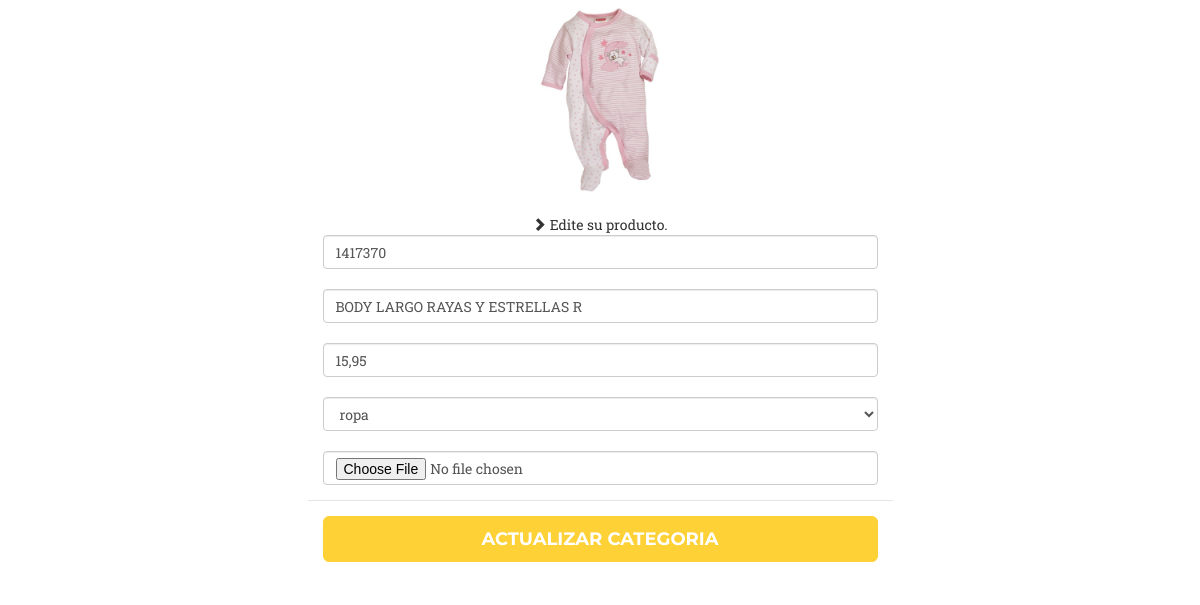
Screenshot of /sbadmin/productos/editar.php?id=3 with the database file from the repository.
### tables this page shows
CREATE TABLE `producto` (
  `id` int(11) NOT NULL,
  `referencia` varchar(12) NOT NULL,
  `nombre` varchar(30) NOT NULL,
  `precio` decimal(8,2) NOT NULL,
  `idcategoria` int(11) NOT NULL
);

### sbadmin/clases/BaseDatos.php (called while the page is built, shortened)
<?php
class BaseDatos {
    private $conexion;
    private $resultado;
    function __construct() {
        $this->conexion = new mysqli(Constantes::$servidor, Constantes::$usuario, Constantes::$clave, Constantes::$baseDatos);
        $this->conexion->set_charset("utf8");
    }
    function getFila() {
        return $this->resultado->fetch_array();
    }
    function setConsulta($consulta) {
        return $this->resultado = $this->conexion->query($consulta);
    }
}

### sbadmin/clases/Peticion.php (called while the page is built, shortened)
<?php
class Peticion {
    public static function get($nombre) {
        if (isset($_GET[$nombre])) {
            if (empty($_GET[$nombre])) {
                return "";
            } else {
                if (is_array($_GET[$nombre])) {
                    $valores = [];
                    foreach ($_GET[$nombre] as $valor) {
                        $valores[] = $valor;
                    }
                    return $valores;
                } else {
                    return $_GET[$nombre];
                }
            }
        } else {
            return NULL;
        }
    }
}

### sbadmin/clases/GestionProducto.php (called while the page is built, shortened)
<?php
class GestionProducto {
    private $bd = null;
    private $nombreTabla = "producto";
    function __construct($bd) {
        $this->bd = $bd;
    }
    function get($id) {
        $sql = "select * from " . $this->nombreTabla . " where id=$id ";
        $this->bd->setConsulta($sql);
        $fila = $this->bd->getFila();
        $producto = new Producto();
        $producto->set($fila);
        return $producto;
    }
}

### sbadmin/clases/Producto.php (called while the page is built, shortened)
<?php
class Producto {
     private $id, $referencia, $nombre, $precio, $idcategoria;
     function __construct($id="null", $referencia="null", $nombre="null", $precio="null", $idcategoria="null") {
         $this->referencia = $referencia;
         $this->nombre = $nombre;
         $this->precio = $precio;
     }
     function getReferencia() {
         return $this->referencia;
     }
     function getNombre() {
         return $this->nombre;
     }
     function getPrecio() {
         return $this->precio;
     }
     public function set($objArray, $posinicial=0){
        $this->referencia = $objArray[1+$posinicial];
        $this->nombre = $objArray[2+$posinicial];
        $this->precio = $objArray[3+$posinicial];
    }
}

### sbadmin/clases/Categoria.php (called while the page is built, shortened)
<?php
class Categoria {
    private $id;
    private $nombre;
    function __construct($id=null, $nombre=null) {
        $this->id = $id;
        $this->nombre = $nombre;
    }
    function getId() {
        return $this->id;
    }
    function getNombre() {
        return $this->nombre;
    }
    function set($datos, $inicio = 0) {
        $this->id = $datos[0 + $inicio];
        $this->nombre = $datos[1 + $inicio];
    }
}

### sbadmin/clases/GestionCategoria.php (the view, shortened to what this page needs)
<?php
class GestionCategoria {
    private $bd = null;
    private $nombreTabla = "categoria";
    function __construct($bd) {
        $this->bd = $bd;
    }
    function select( $id="id",$campoclave = "idcategoria", $condicion = "") {
        echo "<select name=\"$campoclave\" id=\"$id\" class='form-control' >";
        $sql = "select * from ".$this->nombreTabla." $condicion";
        $this->bd->setConsulta($sql);
        while ($fila = $this->bd->getFila()) {
            $categoria = new Categoria();
            $categoria->set($fila);
            if ($id != "" && $categoria->getId() == $id) {
                $selected = "selected=\"selected\"";
            }
            echo "<option value=\"" . $categoria->getId() . "\" "  . $selected . ">" .
            $categoria->getNombre() . " " .
            "</option>";
        }
        echo "</select>";
    }
}

### sbadmin/productos/editar.php (shortened to what this page needs)
<?php
$id = Peticion::get("id");
$bd = new BaseDatos();
$gestor = new GestionProducto($bd);
$obj = $gestor->get($id);
?>
<!DOCTYPE html>
<html lang="es">
<head>
    <link href="../../vendor/bootstrap/css/bootstrap.min.css" rel="stylesheet">
    <link href="../../vendor/font-awesome/css/font-awesome.min.css" rel="stylesheet" type="text/css">
    <link href="../../css/agency.min.css" rel="stylesheet">
</head>
    <body>
        <div class="row">
            <div class="col-md-6 col-md-offset-3">
        <form action="phpeditar.php" method="post" enctype="multipart/form-data">
            <div class="" align="center">
					<img class="img-circle" id="img_logo" src="../../img/productos/<?php echo $obj->getReferencia();?>.jpg" width="200px">
				</div>
            		    <div class="modal-body" align="center">
		    				<div id="div-register-msg">
                                <div id="icon-register-msg" class="glyphicon glyphicon-chevron-right"></div>
                                <span id="text-register-msg">Edite su producto.</span>
                            </div>
                                <input name="referencia" class="form-control" type="text" value="<?php echo $obj->getReferencia();?>" required></br>
                                <input name="nombre" class="form-control" type="text" value="<?php echo $obj->getNombre();?>" required></br>
                                <input name="precio" class="form-control" type="text" value="<?php $pvp = $obj->getPrecio();
                                $pvp = str_replace(".", ",", $pvp); echo $pvp;
                                ?>" required></br>
                                <?php
                                $id = $obj->getId();
                                $gestor2 = New GestionCategoria($bd);
                                $resultado2=$gestor2->select($id);
                                $bd->closeConexion();?></br>
                                <input type="file" class="form-control" name="archivo" />
            			</div>
		    		    <div class="modal-footer" align="center">
                            <div>
                                <input type="submit" class="btn btn-primary btn-lg btn-block" value="Actualizar categoria" />
                            </div>
		    		    </div>
                    </form>
        </div>
        </div>
</body>
</html>

### rows the page displays
producto: referencia (picture), referencia "1417370", nombre "BODY LARGO RAYAS Y ESTRELLAS R", precio "15,95"

### other values shown
form field idcategoria "ropa"
